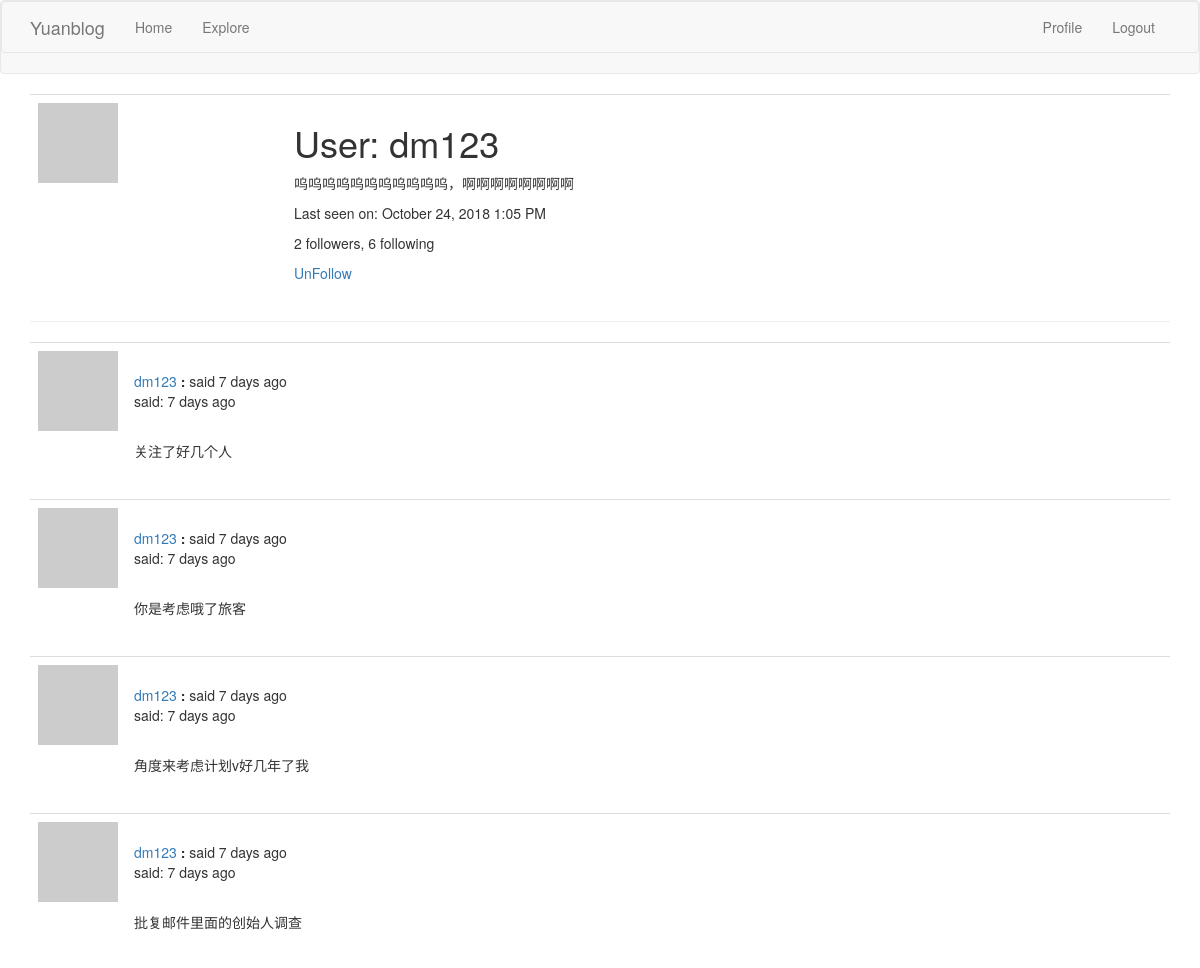
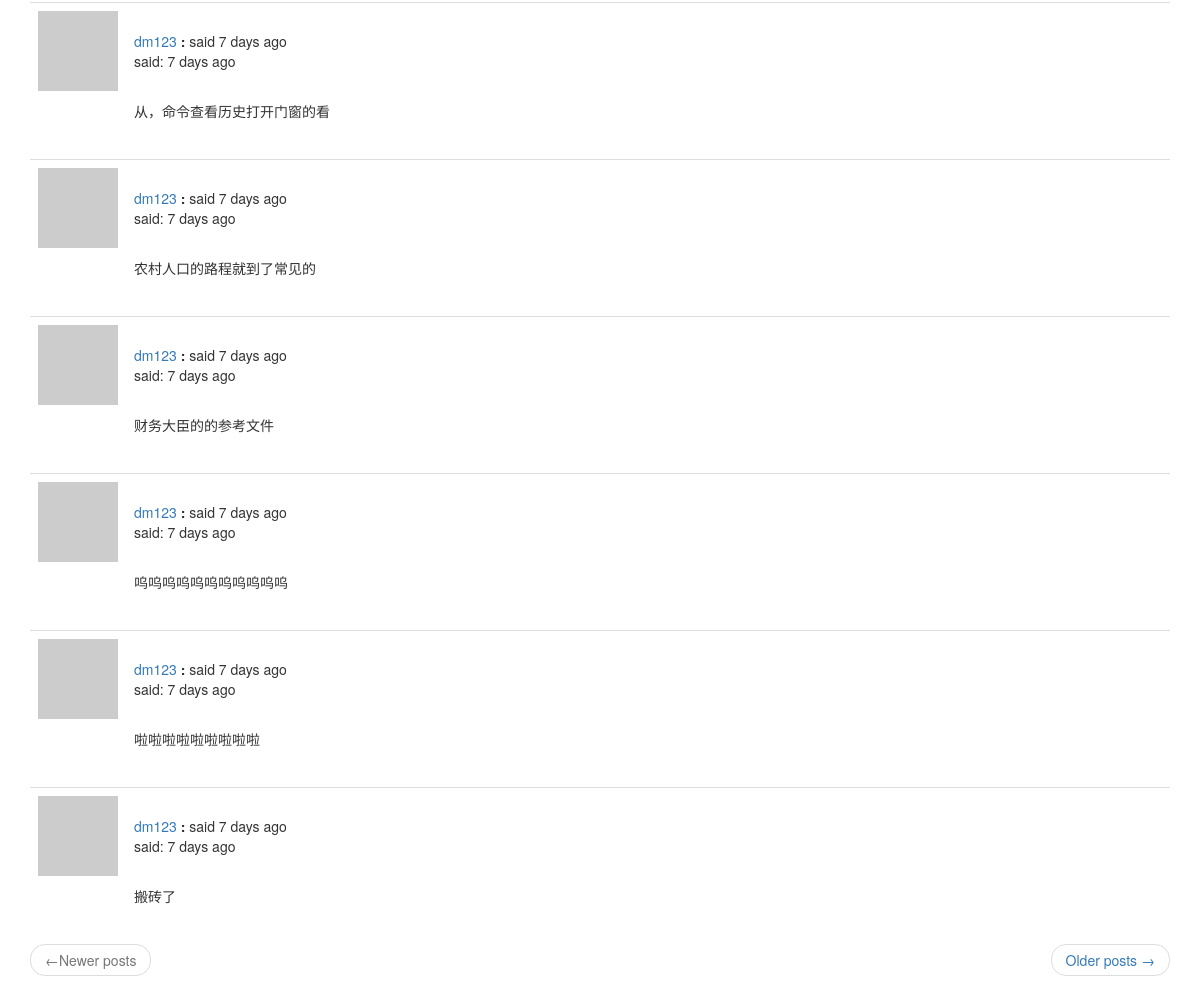
The app's page /user/dm123 (signed in) with its own data (2 pictures, top to bottom).
### app/models.py (models this page shows, shortened)
class User(UserMixin, db.Model):
    id = db.Column(db.Integer, primary_key=True)
    username = db.Column(db.String(64), index=True, unique=True)
    email = db.Column(db.String(128), index=True, unique=True)
    password_hash = db.Column(db.String(128))
    posts = db.relationship('Post', backref='author', lazy='dynamic')
    about_me = db.Column(db.String(140))
    last_date = db.Column(db.DateTime, default=datetime.utcnow)
    followed = db.relationship(
        'User', secondary=followers,
        primaryjoin=(followers.c.follower_id == id),
        secondaryjoin=(followers.c.followed_id == id),
        backref=db.backref('followers', lazy='dynamic'), lazy='dynamic')
    def avatar(self, size):
        digest = hashlib.md5(self.email.lower().encode('utf-8')).hexdigest()
        return 'https://www.gravatar.com/avatar/{}?d=identicon&s={}'.format(digest, size)
    def is_following(self, user):
        return self.followed.filter(followers.c.followed_id == user.id).count() > 0
    @login.user_loader
    def load_user(id):
        return User.query.get(int(id))

class SearchableMixin(object):
    @classmethod
    def before_commit(cls, session):
        session._changes = {
            'add': list(session.new),
            'update': list(session.dirty),
            'delete': list(session.deleted)
        }
    @classmethod
    def after_commit(cls, session):
        for obj in session._changes['add']:
            if isinstance(obj, SearchableMixin):
                add_to_index(obj.__tablename__, obj)
        for obj in session._changes['update']:
            if isinstance(obj, SearchableMixin):
                add_to_index(obj.__tablename__, obj)
        for obj in session._changes['delete']:
            if isinstance(obj, SearchableMixin):
                remove_from_index(obj.__tablename__, obj)
        session._changes = None

class Post(SearchableMixin, db.Model):
    __searchable__ = ['body']
    id = db.Column(db.Integer, primary_key=True)
    body = db.Column(db.String(140))
    timestamp = db.Column(db.DateTime, index=True, default=datetime.utcnow)
    user_id = db.Column(db.Integer, db.ForeignKey('user.id'))
    language = db.Column(db.String(5))

### app/main/routes.py (the view)
@bp.route('/user/<username>')
@login_required
def user(username):
    user = User.query.filter_by(username=username).first_or_404()
    page = request.args.get('page', 1, type=int)
    posts = user.posts.order_by(Post.timestamp.desc()).paginate(
        page, current_app.config['POSTS_PER_PAGE'], False)
    next_url = url_for('main.user', username=user.username, page=posts.next_num) \
        if posts.has_next else None
    prev_url = url_for('main.user', username=user.username, page=posts.prev_num) \
        if posts.has_prev else None
    return render_template('user.html', user=user, posts=posts.items,
                           next_url=next_url, prev_url=prev_url)

### app/main/routes.py (called while the page is built)
@bp.before_request
def before_request():
    if current_user.is_authenticated:
        current_user.last_date = datetime.utcnow()
        db.session.commit()
    g.locale = str(get_locale())

### app/templates/user.html
{% extends "base.html" %}
{% block app_content %}
    <table class="table table-hover">
        <tr>
            <td width="256px"><img src="{{ user.avatar(256) }}"></td>
            <td>
                <h1>{{ _('User:') }} {{ user.username }}</h1>
                {% if user.about_me %}<p>{{ user.about_me }}</p>{% endif %}
                {% if user.last_date %}
                    <p>{{ _('Last seen on:') }} {{ moment(user.last_date).format('LLL') }}</p>
                {% endif %}
                <p>{{ _('%(count)d followers', count=user.followers.count()) }}, {{ _('%(count)d following', count=user.followed.count()) }}</p>
                {% if user == current_user %}
                <p><a href="{{ url_for('main.edit_profile') }}">{{ _('Edit your profile') }}</a></p>
                {% elif not current_user.is_following(user) %}
                <p><a href="{{ url_for('main.follow', username=user.username) }}">{{ _('Follow') }}</a></p>
                {% else %}
                <p><a href="{{ url_for('main.un_follow', username=user.username) }}">{{ _('UnFollow') }}</a></p>
                {% endif %}
            </td>
        </tr>
    </table>
<hr>
{% for post in posts %}
    {% include '_post.html' %}
{% endfor %}
    <nav aria-label="...">
        <ul class="pager">
            <li class="previous{% if not prev_url %} disabled{% endif %}">
                <a href="{{ prev_url or '#' }}">
                    <span aria-hidden="true">&larr;</span>{{ _('Newer posts') }}
                </a>
            </li>
            <li class="next{% if not next_url %} disabled{% endif %}">
                <a href="{{ next_url or '#' }}">
                    {{ _('Older posts') }} <span aria-hidden="true">&rarr;</span>
                </a>
            </li>
        </ul>
    </nav>
{% endblock %}

### app/templates/base.html (shortened to what this page needs)
{% extends 'bootstrap/base.html' %}
{% block navbar %}
<nav class="navbar navbar-default">
 <nav class="navbar navbar-default">
        <div class="container">
            <div class="navbar-header">
                <a class="navbar-brand" href="{{ url_for('main.index') }}">Yuanblog</a>
            </div>
            <div class="collapse navbar-collapse" id="bs-example-navbar-collapse-1">
                <ul class="nav navbar-nav">
                    <li><a href="{{ url_for('main.index') }}">{{ _('Home') }}</a></li>
                    <li><a href="{{ url_for('main.explore') }}">{{ _('Explore') }}</a></li>
                </ul>
                <ul class="nav navbar-nav navbar-right">
                    {% if current_user.is_anonymous %}
                        <li><a href="{{ url_for('auth.login') }}">{{ _('Login') }}</a></li>
                    {% else %}
                        <li><a href="{{ url_for('main.user', username=current_user.username) }}">{{ _('Profile') }}</a></li>
                        <li><a href="{{ url_for('auth.logout') }}">{{ _('Logout') }}</a></li>
                    {% endif %}
                </ul>
            </div>
        </div>
    </nav>
</nav>
{% endblock %}
{%  block content %}
    <div class="container">
    {% block app_content %}
    {% endblock %}
    </div>
{% endblock %}

### app/templates/_post.html (shortened to what this page needs)
<table class="table table-hover">
    <tr>
        <td width="70px">
            <a href="{{ url_for('main.user', username=post.author.username) }}">
                <img src="{{ post.author.avatar(70) }}">
            </a>
        </td>
        <td>
            <br>
            {{ _('%(username)s said %(when)s', username=user_link, when=moment(post.timestamp).fromNow()) }}
            <p>{{ _('said:') }} {{ moment(post.timestamp).fromNow() }}</p>
            <br>
            <p>{{ post.body }}</p>
        </td>
    </tr>
</table>

### records on screen
User: username "dm123", about_me "呜呜呜呜呜呜呜呜呜呜呜，啊啊啊啊啊啊啊啊", last_date "October 24, 2018 1:05 PM"
Post: timestamp "7 days ago", body "关注了好几个人"
Post: timestamp "7 days ago", body "你是考虑哦了旅客"
Post: timestamp "7 days ago", body "角度来考虑计划v好几年了我"
Post: timestamp "7 days ago", body "批复邮件里面的创始人调查"
Post: timestamp "7 days ago", body "从，命令查看历史打开门窗的看"
Post: timestamp "7 days ago", body "农村人口的路程就到了常见的"
Post: timestamp "7 days ago", body "财务大臣的的参考文件"
Post: timestamp "7 days ago", body "呜呜呜呜呜呜呜呜呜呜呜"
Post: timestamp "7 days ago", body "啦啦啦啦啦啦啦啦啦"
Post: timestamp "7 days ago", body "搬砖了"
